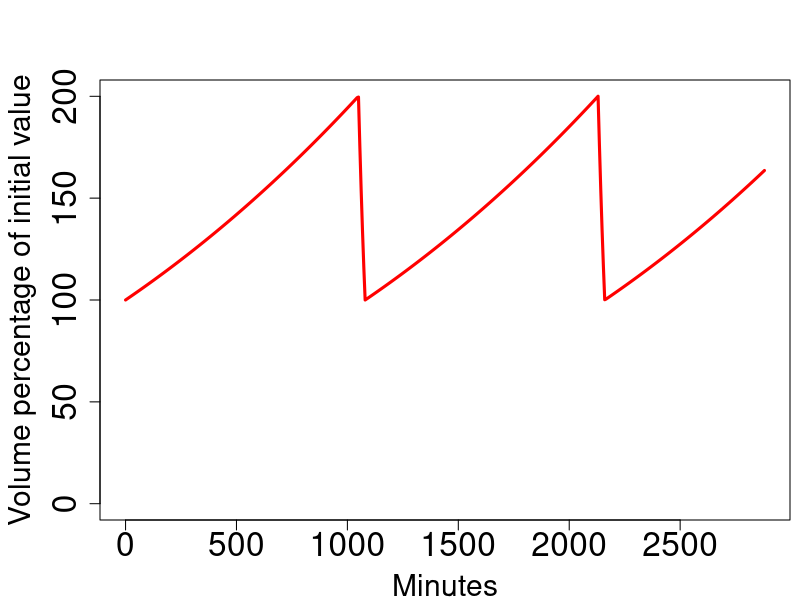

The R source for this figure:
ra<-c(1,1.00454,1.00902,1.01351,1.01801,1.02253,1.02706,1.0316,1.03616,1.04073,1.04531,1.04991,1.05452,1.05915,1.06378,1.06844,1.0731,1.07778,1.08247,1.08718,1.0919,1.09663,1.10138,1.10614,1.11091,1.1157,1.1205,1.12532,1.13014,1.13499,1.13984,1.14471,1.1496,1.1545,1.15941,1.16433,1.16927,1.17423,1.1792,1.18418,1.18917,1.19418,1.19921,1.20425,1.2093,1.21436,1.21944,1.22454,1.22965,1.23477,1.23991,1.24506,1.25022,1.2554,1.2606,1.26581,1.27103,1.27627,1.28152,1.28678,1.29206,1.29736,1.30267,1.30799,1.31333,1.31868,1.32405,1.32943,1.33483,1.34024,1.34566,1.3511,1.35656,1.36203,1.36751,1.37301,1.37852,1.38405,1.38959,1.39515,1.40072,1.40631,1.41191,1.41753,1.42316,1.42881,1.43447,1.44015,1.44584,1.45155,1.45727,1.463,1.46876,1.47452,1.4803,1.4861,1.49191,1.49774,1.50358,1.50944,1.51531,1.5212,1.5271,1.53302,1.53895,1.5449,1.55087,1.55685,1.56284,1.56885,1.57488,1.58092,1.58698,1.59305,1.59913,1.60524,1.61136,1.61749,1.62364,1.6298,1.63598,1.64218,1.64839,1.65462,1.66086,1.66712,1.6734,1.67969,1.68599,1.69231,1.69865,1.70501,1.71137,1.71776,1.72416,1.73058,1.73701,1.74346,1.74992,1.7564,1.7629,1.76941,1.77594,1.78248,1.78905,1.79562,1.80221,1.80882,1.81545,1.82209,1.82875,1.83542,1.84211,1.84882,1.85554,1.86228,1.86903,1.8758,1.88259,1.88939,1.89621,1.90305,1.9099,1.91677,1.92366,1.93056,1.93748,1.94441,1.95137,1.95833,1.96532,1.97232,1.97934,1.98637,1.99343,1.99625,1.759,1.54133,1.34241,1.16138,1,1.00443,1.0089,1.01339,1.0179,1.02241,1.02694,1.03149,1.03604,1.04061,1.0452,1.0498,1.05441,1.05903,1.06367,1.06832,1.07298,1.07766,1.08235,1.08706,1.09178,1.09651,1.10126,1.10602,1.11079,1.11558,1.12038,1.12519,1.13002,1.13487,1.13972,1.14459,1.14948,1.15437,1.15929,1.16421,1.16915,1.1741,1.17907,1.18405,1.18905,1.19406,1.19908,1.20412,1.20917,1.21424,1.21932,1.22441,1.22952,1.23464,1.23978,1.24493,1.2501,1.25527,1.26047,1.26568,1.2709,1.27614,1.28139,1.28665,1.29193,1.29723,1.30254,1.30786,1.3132,1.31855,1.32392,1.3293,1.33469,1.3401,1.34553,1.35097,1.35642,1.36189,1.36737,1.37287,1.37839,1.38391,1.38946,1.39501,1.40059,1.40617,1.41177,1.41739,1.42302,1.42867,1.43433,1.44001,1.4457,1.4514,1.45712,1.46286,1.46861,1.47438,1.48016,1.48596,1.49177,1.49759,1.50344,1.50929,1.51517,1.52105,1.52696,1.53287,1.53881,1.54475,1.55072,1.5567,1.56269,1.5687,1.57473,1.58077,1.58682,1.5929,1.59898,1.60508,1.6112,1.61734,1.62349,1.62965,1.63583,1.64203,1.64824,1.65446,1.66071,1.66697,1.67324,1.67953,1.68583,1.69216,1.69849,1.70485,1.71121,1.7176,1.724,1.73042,1.73685,1.7433,1.74976,1.75624,1.76274,1.76925,1.77578,1.78232,1.78888,1.79546,1.80205,1.80866,1.81528,1.82192,1.82858,1.83525,1.84194,1.84865,1.85537,1.86211,1.86886,1.87563,1.88242,1.88922,1.89604,1.90288,1.90973,1.9166,1.92349,1.93039,1.93731,1.94424,1.95119,1.95816,1.96515,1.97215,1.97916,1.9862,1.99325,2.00034,1.76469,1.54654,1.34716,1.16569,1.0013,1.00439,1.00887,1.01336,1.01786,1.02238,1.02691,1.03145,1.03601,1.04058,1.04516,1.04976,1.05437,1.05899,1.06363,1.06828,1.07295,1.07762,1.08231,1.08702,1.09174,1.09647,1.10122,1.10598,1.11075,1.11554,1.12034,1.12515,1.12998,1.13483,1.13968,1.14455,1.14944,1.15433,1.15924,1.16417,1.16911,1.17406,1.17903,1.18401,1.18901,1.19402,1.19904,1.20408,1.20913,1.2142,1.21928,1.22437,1.22948,1.2346,1.23974,1.24489,1.25005,1.25523,1.26043,1.26563,1.27086,1.27609,1.28134,1.28661,1.29189,1.29718,1.30249,1.30781,1.31315,1.3185,1.32387,1.32925,1.33465,1.34006,1.34548,1.35092,1.35638,1.36184,1.36733,1.37283,1.37834,1.38387,1.38941,1.39497,1.40054,1.40613,1.41173,1.41734,1.42297,1.42862,1.43428,1.43996,1.44565,1.45136,1.45708,1.46281,1.46856,1.47433,1.48011,1.48591,1.49172,1.49755,1.50339,1.50924,1.51512,1.521,1.52691,1.53282,1.53876,1.54471,1.55067,1.55665,1.56264,1.56865,1.57468,1.58072,1.58677,1.59284,1.59893,1.60503,1.61115,1.61728,1.62343,1.6296,1.63578)
time<-seq(0,2880,by=6)
rap = ra*100

par(mar=c(4,5,4,0.5),xpd=TRUE)
plot(time,rap,type="n",
xlim=c(0,2880),ylim=c(0,200),
xlab="Minutes",ylab=expression("Volume percentage of initial value"),
cex.lab=1.8,cex.axis=2)
lines(time,rap,col="red",lwd=3)
